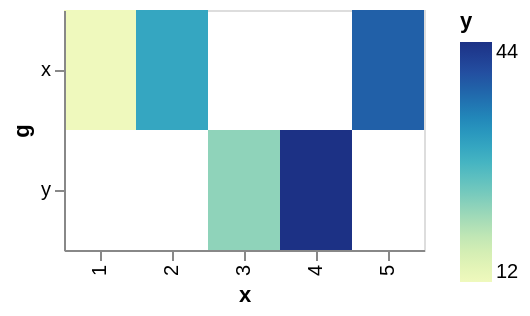

Vega-Lite specification stored for this chart:
### Vega-Lite specification from a JSON file in a GitHub repository (floating-point values rounded to 4 significant figures)
{"width": 180, "height": 120, "data": {"values": [{"x": 1, "y": 12, "s": 30, "g": "x"}, {"x": 2, "y": 30, "s": 80, "g": "x"}, {"x": 3, "y": 22, "s": 50, "g": "y"}, {"x": 4, "y": 44, "s": 120, "g": "y"}, {"x": 5, "y": 38, "s": 70, "g": "x"}]}, "mark": "rect", "encoding": {"x": {"field": "x", "type": "ordinal"}, "y": {"field": "g", "type": "nominal"}, "color": {"field": "y", "type": "quantitative"}}}
